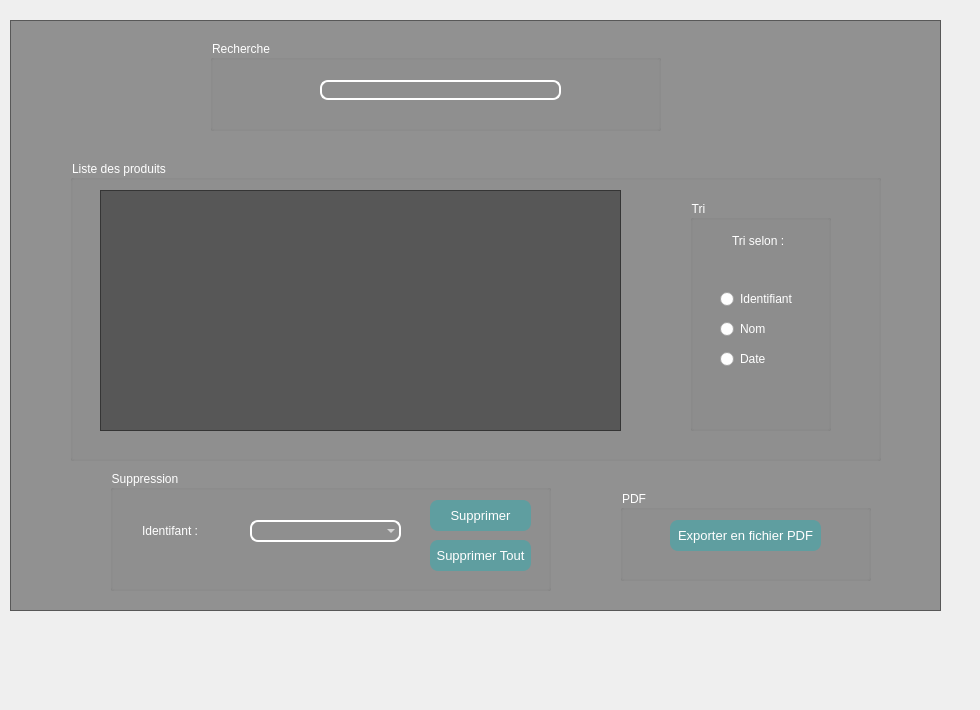
    <widget class="QWidget" name="tab_4">
     <attribute name="title">
      <string>Afficher la liste des produits</string>
     </attribute>
     <widget class="QLabel" name="label_12">
      <property name="geometry">
       <rect>
        <x>0</x>
        <y>0</y>
        <width>971</width>
        <height>701</height>
       </rect>
      </property>
      <property name="text">
       <string/>
      </property>
      <property name="pixmap">
       <pixmap>../../../../Downloads/djjjj.jpg</pixmap>
      </property>
     </widget>
     <widget class="QFrame" name="frame_24">
      <property name="geometry">
       <rect>
        <x>10</x>
        <y>20</y>
        <width>931</width>
        <height>591</height>
       </rect>
      </property>
      <property name="styleSheet">
       <string notr="true">QFrame
{background : black;
background:rgba(0,0,0,100);}</string>
      </property>
      <property name="frameShape">
       <enum>QFrame::StyledPanel</enum>
      </property>
      <property name="frameShadow">
       <enum>QFrame::Raised</enum>
      </property>
      <widget class="QGroupBox" name="groupBox_24">
       <property name="geometry">
        <rect>
         <x>60</x>
         <y>140</y>
         <width>811</width>
         <height>301</height>
        </rect>
       </property>
       <property name="styleSheet">
        <string notr="true">QGroupBox{color:white;}</string>
       </property>
       <property name="title">
        <string>Liste des produits</string>
       </property>
       <widget class="QTableView" name="tab_produit">
        <property name="geometry">
         <rect>
          <x>30</x>
          <y>30</y>
          <width>521</width>
          <height>241</height>
         </rect>
        </property>
        <property name="styleSheet">
         <string notr="true">QTableView
{color:white;
font: 75 8pt &quot;Arial&quot;;}
</string>
        </property>
       </widget>
       <widget class="QGroupBox" name="groupBox_7">
        <property name="geometry">
         <rect>
          <x>620</x>
          <y>40</y>
          <width>141</width>
          <height>231</height>
         </rect>
        </property>
        <property name="styleSheet">
         <string notr="true">QGroupBox{color:white;}</string>
        </property>
        <property name="title">
         <string>Tri</string>
        </property>
        <widget class="QLineEdit" name="lineEdit_124">
         <property name="geometry">
          <rect>
           <x>40</x>
           <y>30</y>
           <width>111</width>
           <height>21</height>
          </rect>
         </property>
         <property name="cursor">
          <cursorShape>ArrowCursor</cursorShape>
         </property>
         <property name="styleSheet">
          <string notr="true">QLineEdit {background:transparent;
border:none;
color:white;
font-size: 12px;
}</string>
         </property>
         <property name="text">
          <string>Tri selon :</string>
         </property>
        </widget>
        <widget class="QRadioButton" name="tri_id">
         <property name="geometry">
          <rect>
           <x>30</x>
           <y>90</y>
           <width>83</width>
           <height>18</height>
          </rect>
         </property>
         <property name="styleSheet">
          <string notr="true">QRadioButton{color:white;}</string>
         </property>
         <property name="text">
          <string>Identifiant </string>
         </property>
        </widget>
        <widget class="QRadioButton" name="tri_nom">
         <property name="geometry">
          <rect>
           <x>30</x>
           <y>120</y>
           <width>83</width>
           <height>18</height>
          </rect>
         </property>
         <property name="styleSheet">
          <string notr="true">QRadioButton{color:white;}</string>
         </property>
         <property name="text">
          <string>Nom</string>
         </property>
        </widget>
        <widget class="QRadioButton" name="tri_date">
         <property name="geometry">
          <rect>
           <x>30</x>
           <y>150</y>
           <width>83</width>
           <height>18</height>
          </rect>
         </property>
         <property name="styleSheet">
          <string notr="true">QRadioButton{color:white;}</string>
         </property>
         <property name="text">
          <string>Date</string>
         </property>
        </widget>
       </widget>
      </widget>
      <widget class="QGroupBox" name="groupBox_25">
       <property name="geometry">
        <rect>
         <x>100</x>
         <y>450</y>
         <width>441</width>
         <height>121</height>
        </rect>
       </property>
       <property name="styleSheet">
        <string notr="true">QGroupBox{color:white;}</string>
       </property>
       <property name="title">
        <string>Suppression</string>
       </property>
       <widget class="QLineEdit" name="lineEdit_121">
        <property name="geometry">
         <rect>
          <x>30</x>
          <y>50</y>
          <width>111</width>
          <height>21</height>
         </rect>
        </property>
        <property name="cursor">
         <cursorShape>ArrowCursor</cursorShape>
        </property>
        <property name="styleSheet">
         <string notr="true">QLineEdit {background:transparent;
border:none;
color:white;
font-size: 12px;
}</string>
        </property>
        <property name="text">
         <string>Identifant : </string>
        </property>
       </widget>
       <widget class="QPushButton" name="pb_supprimer">
        <property name="geometry">
         <rect>
          <x>320</x>
          <y>30</y>
          <width>101</width>
          <height>31</height>
         </rect>
        </property>
        <property name="styleSheet">
         <string notr="true">QPushButton{border-radius: 8px;
background :#5F9EA0
;
color: white;
font-size:13px;
}</string>
        </property>
        <property name="text">
         <string>Supprimer</string>
        </property>
       </widget>
       <widget class="QComboBox" name="l_id_sup">
        <property name="geometry">
         <rect>
          <x>140</x>
          <y>50</y>
          <width>151</width>
          <height>22</height>
         </rect>
        </property>
        <property name="styleSheet">
         <string notr="true">QComboBox
 { background-color: transparent;
  color: white
;
  border: 1.5px solid white; 
border-radius: 8px;

}
QAbstractScrollArea
{color:white;}</string>
        </property>
       </widget>
       <widget class="QPushButton" name="pb_supprimer_tout">
        <property name="geometry">
         <rect>
          <x>320</x>
          <y>70</y>
          <width>101</width>
          <height>31</height>
         </rect>
        </property>
        <property name="styleSheet">
         <string notr="true">QPushButton{border-radius: 8px;
background :#5F9EA0
;
color: white;
font-size:13px;
}</string>
        </property>
        <property name="text">
         <string>Supprimer Tout</string>
        </property>
       </widget>
      </widget>
      <widget class="QGroupBox" name="groupBox_27">
       <property name="geometry">
        <rect>
         <x>610</x>
         <y>470</y>
         <width>251</width>
         <height>91</height>
        </rect>
       </property>
       <property name="styleSheet">
        <string notr="true">QGroupBox{color:white;}</string>
       </property>
       <property name="title">
        <string>PDF</string>
       </property>
       <widget class="QPushButton" name="pb_pdf">
        <property name="geometry">
         <rect>
          <x>50</x>
          <y>30</y>
          <width>151</width>
          <height>31</height>
         </rect>
        </property>
        <property name="styleSheet">
         <string notr="true">QPushButton{border-radius: 8px;
background :#5F9EA0
;
color: white;
font-size:13px;
}</string>
        </property>
        <property name="text">
         <string>Exporter en fichier PDF</string>
        </property>
       </widget>
      </widget>
      <widget class="QGroupBox" name="groupBox_8">
       <property name="geometry">
        <rect>
         <x>200</x>
         <y>20</y>
         <width>451</width>
         <height>91</height>
        </rect>
       </property>
       <property name="styleSheet">
        <string notr="true">QGroupBox{color:white;}</string>
       </property>
       <property name="title">
        <string>Recherche</string>
       </property>
       <widget class="QLineEdit" name="rech">
        <property name="geometry">
         <rect>
          <x>110</x>
          <y>40</y>
          <width>241</width>
          <height>20</height>
         </rect>
        </property>
        <property name="styleSheet">
         <string notr="true">QLineEdit
 { background-color: transparent;
  color: #F5F5DC
;
  border: 1.5px solid white; 
border-radius: 8px;
}</string>
        </property>
        <property name="text">
         <string/>
        </property>
       </widget>
      </widget>
     </widget>
    </widget>
